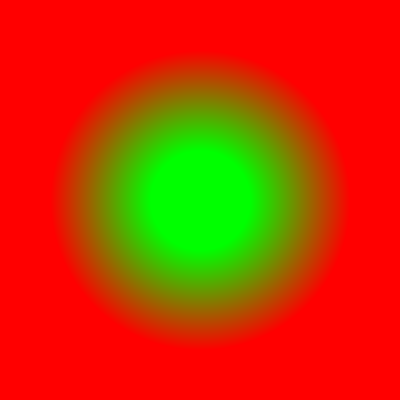
Frame 1 (no input)
Frame 2 (the mouse pressed at the canvas centre, redrawn once): identical to frame 1, image omitted

The Processing sketch that drew this single still picture (run headless with seeded random() and noise(); the mouse was pressed at the canvas centre and the sketch redrawn once):

// Processing sketch: Genuary8
// ── Genuary8.pde

void setup() {
  size(400, 400);
}

float sdf(float x, float y) {
  float d = dist(x, y, 200, 200) - 100;
  return d / 50;
}


void draw() {
  loadPixels();
  for (int x = 0; x < width; x++) {
    for (int y = 0; y < height; y++) {
      int pix = x + y * width;
      float d = sdf(x, y);
      float r = map(d, -1, 1, 0, 255);
      float g = map(d, 1, -1, 0, 255);
      pixels[pix] = color(r, g, 0);
    }
  }
  updatePixels();
  noLoop();
}
